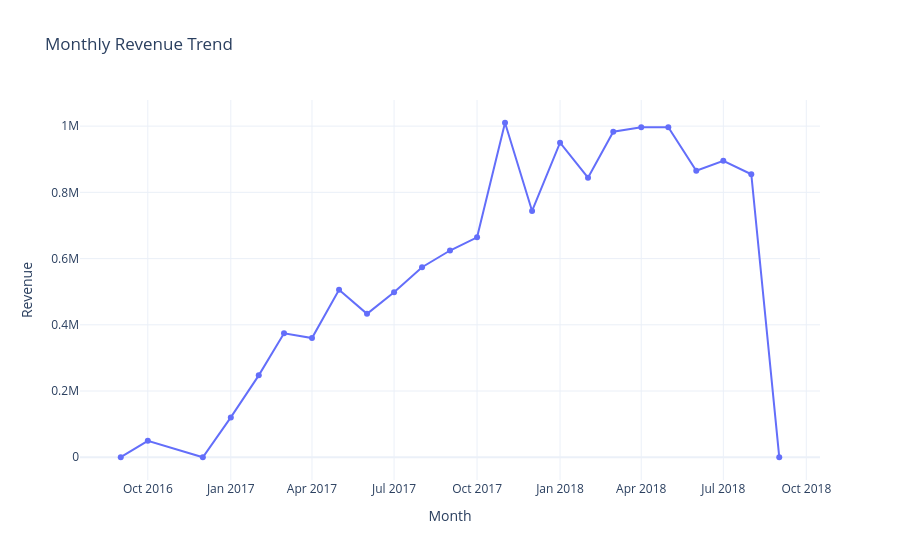

Notebook code cell kept with this figure:
### Code cell
fig = px.line(
    dashboard_monthly,
    x='order_month',
    y='revenue',
    markers=True,
    title='Monthly Revenue Trend'
)

fig.update_layout(
    xaxis_title='Month',
    yaxis_title='Revenue',
    template='plotly_white'
)

fig.show()

### Figure 1 — Plotly figure (JSON) as saved in the notebook; plotly's stock layout.template omitted (floating-point values rounded to 4 significant figures)
{"data": [{"hovertemplate": "order_month=%{x}<br>revenue=%{y}<extra></extra>", "legendgroup": "", "line": {"color": "#636efa", "dash": "solid"}, "marker": {"symbol": "circle"}, "mode": "lines+markers", "name": "", "orientation": "v", "showlegend": false, "type": "scatter", "x": ["2016-09", "2016-10", "2016-12", "2017-01", "2017-02", "2017-03", "2017-04", "2017-05", "2017-06", "2017-07", "2017-08", "2017-09", "2017-10", "2017-11", "2017-12", "2018-01", "2018-02", "2018-03", "2018-04", "2018-05", "2018-06", "2018-07", "2018-08", "2018-09"], "xaxis": "x", "y": [267.4, 49510.0, 10.9, 120300.0, 247300.0, 374300.0, 359900.0, 506100.0, 433000.0, 498000.0, 574000.0, 624400.0, 664200.0, 1010000.0, 743900.0, 950000.0, 844200.0, 983200.0, 996600.0, 996500.0, 865100.0, 895500.0, 854700.0, 145.0], "yaxis": "y"}], "layout": {"legend": {"tracegroupgap": 0}, "title": {"text": "Monthly Revenue Trend"}, "xaxis": {"anchor": "y", "domain": [0, 1], "title": {"text": "Month"}}, "yaxis": {"anchor": "x", "domain": [0, 1], "title": {"text": "Revenue"}}}}
